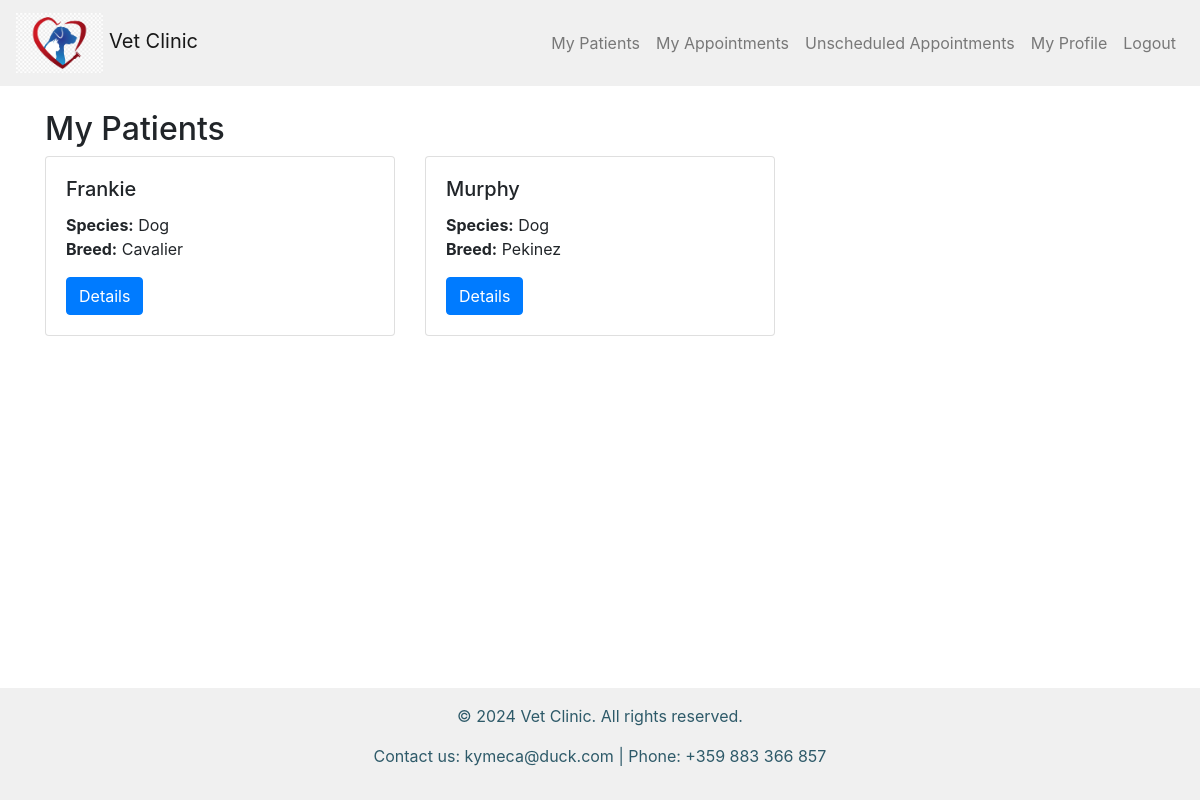
Screenshot of /doctors/my_patients/ (signed in) with the database file from the repository.
### vet_clinic/pet_patients/models.py (models this page shows, shortened)
class PetPatient(models.Model):
    MAX_LENGTH_PATIENT_NAME = 50
    MAX_LENGTH_SPECIES_NAME = 25
    MAX_LENGTH_BREED_NAME = 100
    DOG = 'Dog'
    CAT = 'Cat'
    BIRD = 'Bird'
    RABBIT = 'Rabbit'
    HAMSTER = 'Hamster'
    FISH = 'Fish'
    TURTLE = 'Turtle'
    GUINEA_PIG = 'Guinea Pig'
    SNAKE = 'Snake'
    HORSE = 'Horse'
    OTHER = 'Other'
    SPECIES_CHOICES = [
        (DOG, 'Dog'),
        (CAT, 'Cat'),
        (BIRD, 'Bird'),
        (RABBIT, 'Rabbit'),
        (HAMSTER, 'Hamster'),
        (FISH, 'Fish'),
        (TURTLE, 'Turtle'),
        (GUINEA_PIG, 'Guinea Pig'),
        (SNAKE, 'Snake'),
        (HORSE, 'Horse'),
        (OTHER, 'Other'),
    ]
    name = models.CharField(
        max_length=MAX_LENGTH_PATIENT_NAME,
    )
    species = models.CharField(
        max_length=MAX_LENGTH_SPECIES_NAME,
        choices=SPECIES_CHOICES,
    )
    breed = models.CharField(
        max_length=MAX_LENGTH_BREED_NAME,
        null=True,
        blank=True,
    )
    date_of_birth = models.DateField()
    weight = models.FloatField(
        validators=[validate_positive_weight],
    )
    gender = models.CharField(
        max_length=1,
        choices=[
            ('M', 'Male'),
            ('F', 'Female'),
        ],
    )
    color = models.CharField(
        max_length=50,
        null=True,
        blank=True,
    )
    notes = models.TextField(
        blank=True,
    )
    is_active = models.BooleanField(
        default=True,
    )
    user = models.ForeignKey(
        UserModel,
        on_delete=models.CASCADE,
        related_name='pets',
    )
    doctor = models.ForeignKey(
        UserModel,
        on_delete=models.SET_NULL,
        null=True,
        blank=True,
    )

### vet_clinic/doctors/views.py (the view)
# urls.py: path('my_patients/', MyPatientsListView.as_view(), name='my_patients_list'),
class MyPatientsListView(auth_mixins.LoginRequiredMixin, views.ListView):
    model = PetPatient
    template_name = 'doctors/my_patients_list.html'
    context_object_name = 'patients'
    def get_queryset(self):
        return PetPatient.objects.filter(doctor=self.request.user)

### templates/doctors/my_patients_list.html
{% extends 'base.html' %}
{% block main_content %}
  <h2>My Patients</h2>
  <div class="row">
    {% for patient in patients %}
      <div class="col-md-4 mb-4">
        <div class="card">
          <div class="card-body">
            <h5 class="card-title">{{ patient.name }}</h5>
            <p class="card-text">
              <strong>Species:</strong> {{ patient.species }}<br>
              <strong>Breed:</strong> {{ patient.breed }}
            </p>
            <a href="{% url 'pet_patient_detail' pk=patient.pk %}" class="btn btn-primary">Details</a>
          </div>
        </div>
      </div>
    {% endfor %}
  </div>
{% endblock %}

### rows the page displays
PetPatient: name "Frankie", species "Dog", breed "Cavalier"
PetPatient: name "Murphy", species "Dog", breed "Pekinez"
